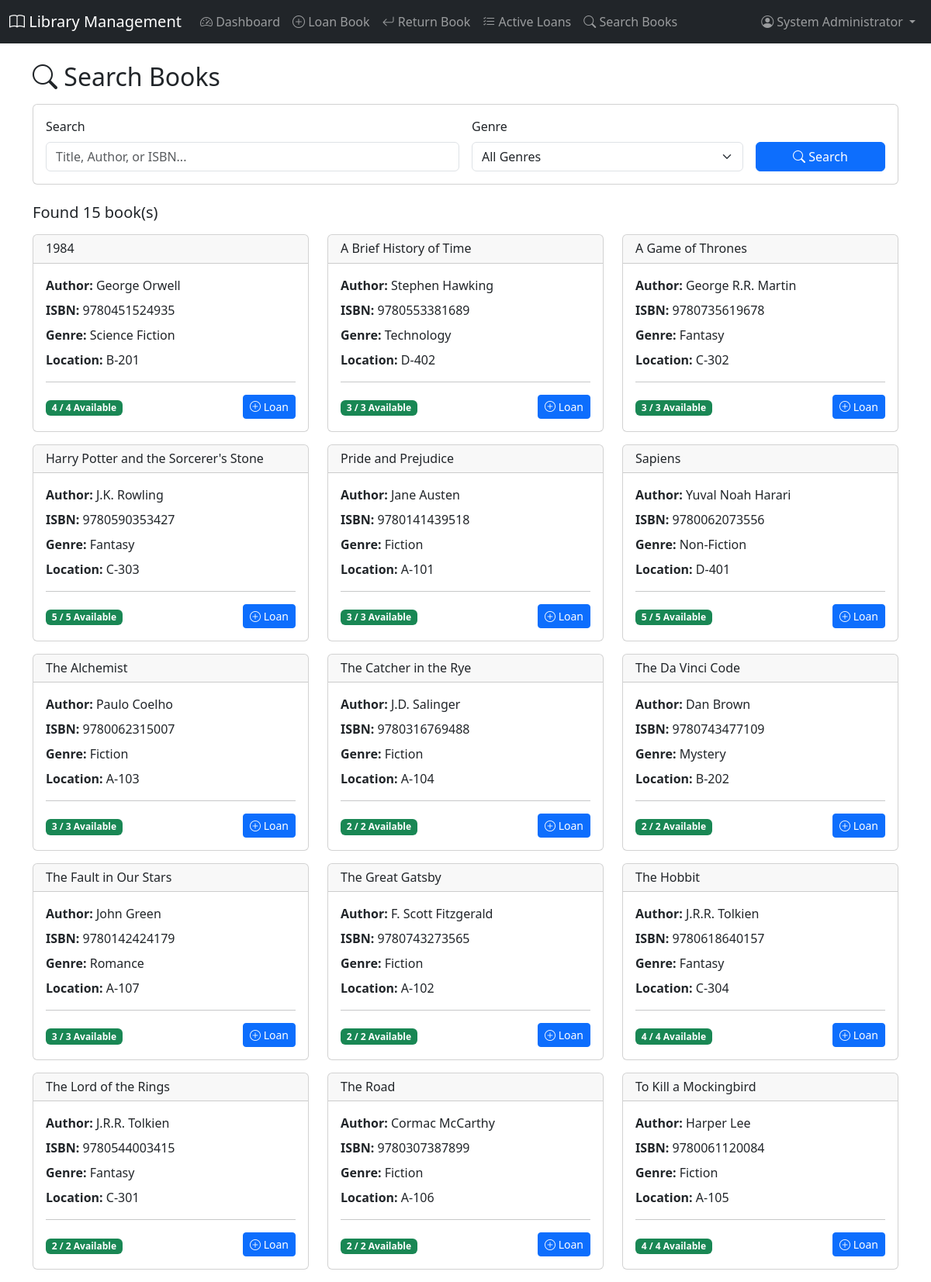
Page /worker/search-books.php (signed in) on the committed database.
### tables this page shows
CREATE TABLE books (
    book_id INT AUTO_INCREMENT PRIMARY KEY,
    isbn VARCHAR(13) UNIQUE,
    title VARCHAR(255) NOT NULL,
    author VARCHAR(255) NOT NULL,
    publisher VARCHAR(100),
    publication_year INT,
    genre_id INT,
    total_copies INT NOT NULL DEFAULT 1,
    available_copies INT NOT NULL DEFAULT 1,
    shelf_location VARCHAR(50),
    description TEXT,
    cover_image_url VARCHAR(500),
    created_at TIMESTAMP DEFAULT CURRENT_TIMESTAMP,
    updated_at TIMESTAMP DEFAULT CURRENT_TIMESTAMP ON UPDATE CURRENT_TIMESTAMP,
    FOREIGN KEY (genre_id) REFERENCES genres(genre_id) ON DELETE SET NULL,
    CONSTRAINT check_copies CHECK (available_copies <= total_copies),
    CONSTRAINT check_total_copies CHECK (total_copies >= 0),
    CONSTRAINT check_available_copies CHECK (available_copies >= 0),
    INDEX idx_books_title (title),
    INDEX idx_books_author (author),
    INDEX idx_books_isbn (isbn),
    INDEX idx_books_genre (genre_id)
);

CREATE TABLE genres (
    genre_id INT AUTO_INCREMENT PRIMARY KEY,
    genre_name VARCHAR(50) UNIQUE NOT NULL,
    description TEXT
);

### includes/functions.php (called while the page is built, shortened)
<?php
function executeQuery($query, $params = []) {
    $database = new Database();
    $db = $database->getConnection();
    $stmt = $db->prepare($query);
    $stmt->execute($params);
    return $stmt;
}
function fetchAll($query, $params = []) {
    $stmt = executeQuery($query, $params);
    return $stmt->fetchAll(PDO::FETCH_ASSOC);
}
?>

### worker/search-books.php (the view, shortened to what this page needs)
<?php
require_once '../includes/functions.php';
$search = $_GET['search'] ?? '';
$query = "SELECT b.*, g.genre_name,
          (SELECT COUNT(*) FROM loans WHERE book_id = b.book_id) as total_loans
          FROM books b
          LEFT JOIN genres g ON b.genre_id = g.genre_id
          WHERE 1=1";
$params = [];
$query .= " ORDER BY b.title LIMIT 100";
$books = fetchAll($query, $params);
?>
<!DOCTYPE html>
<html lang="en">
<head>
    <link href="https://cdn.jsdelivr.net/npm/bootstrap@5.3.0/dist/css/bootstrap.min.css" rel="stylesheet">
    <link rel="stylesheet" href="https://cdn.jsdelivr.net/npm/bootstrap-icons@1.11.0/font/bootstrap-icons.css">
</head>
<body>
    <?php include 'navbar.php'; ?>
    <div class="container mt-4">
        <h2><i class="bi bi-search"></i> Search Books</h2>
        <div class="card mt-3">
            <div class="card-body">
                <form method="GET" class="row g-3">
                    <div class="col-md-6">
                        <label class="form-label">Search</label>
                        <input type="text" class="form-control" name="search"
                               placeholder="Title, Author, or ISBN..."
                               value="<?= htmlspecialchars($search) ?>">
                    </div>
                    <div class="col-md-4">
                        <label class="form-label">Genre</label>
                        <select class="form-select" name="genre">
                            <option value="">All Genres</option>
                        </select>
                    </div>
                    <div class="col-md-2">
                        <label class="form-label">&nbsp;</label>
                        <button type="submit" class="btn btn-primary w-100">
                            <i class="bi bi-search"></i> Search
                        </button>
                    </div>
                </form>
            </div>
        </div>
        <div class="mt-4">
            <h5>Found <?= count($books) ?> book(s)</h5>
            <div class="row mt-3">
                <?php foreach ($books as $book): ?>
                    <div class="col-md-6 col-lg-4 mb-3">
                        <div class="card h-100">
                            <div class="card-header">
                                <h6 class="mb-0"><?= htmlspecialchars($book['title']) ?></h6>
                            </div>
                            <div class="card-body">
                                <p class="mb-2"><strong>Author:</strong> <?= htmlspecialchars($book['author']) ?></p>
                                <p class="mb-2"><strong>ISBN:</strong> <?= htmlspecialchars($book['isbn']) ?></p>
                                <p class="mb-2"><strong>Genre:</strong> <?= htmlspecialchars($book['genre_name'] ?? 'N/A') ?></p>
                                <p class="mb-2"><strong>Location:</strong> <?= htmlspecialchars($book['shelf_location']) ?></p>
                                <hr>
                                <div class="d-flex justify-content-between align-items-center">
                                    <div>
                                        <span class="badge bg-<?= $book['available_copies'] > 0 ? 'success' : 'danger' ?>">
                                            <?= $book['available_copies'] ?> / <?= $book['total_copies'] ?> Available
                                        </span>
                                    </div>
                                    <?php if ($book['available_copies'] > 0): ?>
                                        <a href="loan-book.php?book_id=<?= $book['book_id'] ?>"
                                           class="btn btn-sm btn-primary">
                                            <i class="bi bi-plus-circle"></i> Loan
                                        </a>
                                    <?php endif; ?>
                                </div>
                            </div>
                        </div>
                    </div>
                <?php endforeach; ?>
            </div>
        </div>
    </div>
</body>
</html>

### rows in the picture
books: title "1984", author "George Orwell", isbn "9780451524935", genre.genre_name "Science Fiction", shelf_location "B-201", available_copies "4", total_copies "4"
books: title "A Brief History of Time", author "Stephen Hawking", isbn "9780553381689", genre.genre_name "Technology", shelf_location "D-402", available_copies "3", total_copies "3"
books: title "A Game of Thrones", author "George R.R. Martin", isbn "9780735619678", genre.genre_name "Fantasy", shelf_location "C-302", available_copies "3", total_copies "3"
books: title "Harry Potter and the Sorcerer's Stone", author "J.K. Rowling", isbn "9780590353427", genre.genre_name "Fantasy", shelf_location "C-303", available_copies "5", total_copies "5"
books: title "Pride and Prejudice", author "Jane Austen", isbn "9780141439518", genre.genre_name "Fiction", shelf_location "A-101", available_copies "3", total_copies "3"
books: title "Sapiens", author "Yuval Noah Harari", isbn "9780062073556", genre.genre_name "Non-Fiction", shelf_location "D-401", available_copies "5", total_copies "5"
books: title "The Alchemist", author "Paulo Coelho", isbn "9780062315007", genre.genre_name "Fiction", shelf_location "A-103", available_copies "3", total_copies "3"
books: title "The Catcher in the Rye", author "J.D. Salinger", isbn "9780316769488", genre.genre_name "Fiction", shelf_location "A-104", available_copies "2", total_copies "2"
books: title "The Da Vinci Code", author "Dan Brown", isbn "9780743477109", genre.genre_name "Mystery", shelf_location "B-202", available_copies "2", total_copies "2"
books: title "The Fault in Our Stars", author "John Green", isbn "9780142424179", genre.genre_name "Romance", shelf_location "A-107", available_copies "3", total_copies "3"
books: title "The Great Gatsby", author "F. Scott Fitzgerald", isbn "9780743273565", genre.genre_name "Fiction", shelf_location "A-102", available_copies "2", total_copies "2"
books: title "The Hobbit", author "J.R.R. Tolkien", isbn "9780618640157", genre.genre_name "Fantasy", shelf_location "C-304", available_copies "4", total_copies "4"
books: title "The Lord of the Rings", author "J.R.R. Tolkien", isbn "9780544003415", genre.genre_name "Fantasy", shelf_location "C-301", available_copies "2", total_copies "2"
books: title "The Road", author "Cormac McCarthy", isbn "9780307387899", genre.genre_name "Fiction", shelf_location "A-106", available_copies "2", total_copies "2"
books: title "To Kill a Mockingbird", author "Harper Lee", isbn "9780061120084", genre.genre_name "Fiction", shelf_location "A-105", available_copies "4", total_copies "4"

### other values in the picture
getUserName() "System Administrator"
count($books) "15"
